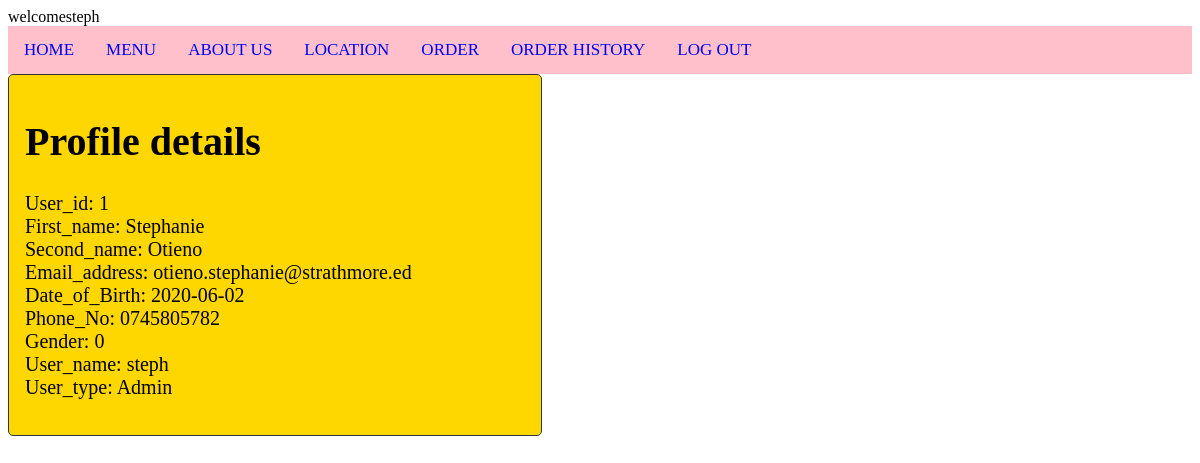
The app's page /User.php (signed in) with its own data.
### tables this page shows
CREATE TABLE `user_details` (
  `User_id` int(11) NOT NULL,
  `First_name` text NOT NULL,
  `Second_name` text NOT NULL,
  `Email_address` varchar(30) NOT NULL,
  `Date_of_Birth` date NOT NULL,
  `Phone_No` text NOT NULL,
  `Gender` text NOT NULL,
  `User_name` text NOT NULL,
  `Password` int(11) NOT NULL,
  `User_type` varchar(256) NOT NULL
);

### User.php (the view, shortened to what this page needs)
<?php
$link=connect();
$User_name=$_SESSION['User_name'];
echo "welcome".$_SESSION["User_name"];
$sql="SELECT * FROM user_details WHERE User_name='$User_name'";
	$result=mysqli_query($link,$sql);
	 while ($rows=mysqli_fetch_assoc($result))
	{
			 $User_id=$rows['User_id'];
			 $First_name=$rows['First_name'];
			 $Second_name=$rows['Second_name'];
			 $Email_address=$rows['Email_address'];
			 $Date_of_Birth=$rows['Date_of_Birth'];
			 $Phone_No=$rows['Phone_No'];
			 $Gender=$rows['Gender'];
			 $User_name=$rows['User_name'];
			 $User_type =$rows['User_type'];
		}
             ?>
<!DOCTYPE html>
<html>
<head>
	<link rel="stylesheet" type="text/css" href="User.css">
</head>
<body>
<div class="navigation">
					<a  class="active" href="firstwebsite.php">HOME</a>
					<a href="view_fooditems.php">MENU</a>
					 <a href="#">ABOUT US</a>
					   <a href="#">LOCATION</a>
					      <a href="orders.php">ORDER</a>
					      <a href="User_orders.php">ORDER HISTORY</a>
					     	<a href="logout.php">LOG OUT</a>
					 </div>
	<div style="border: 1px solid #333;
	background-color: gold ;font-size: 20px;
	border-radius: 5px;padding: 16px; width: 500PX ">
      <h1>Profile details</h1>
    	<p>
    	User_id: <?php  echo $User_id?> <br>
    	First_name: <?php  echo $First_name?><br>
    	Second_name: <?php  echo $Second_name?><br>
    	Email_address: <?php  echo $Email_address?><br>
    	Date_of_Birth: <?php  echo $Date_of_Birth?><br>
    	Phone_No: <?php  echo $Phone_No?><br>
    	Gender: <?php  echo $Gender?><br>
    	User_name: <?php  echo $User_name?><br>
    	User_type: <?php  echo $User_type?><br>
</p>
	</div>
</body>
</html>
</body>
</html>

### User.css (style rules this page uses)
.navigation { background-color: pink; overflow: hidden; }
.navigation a { float: left; text-align: center; padding: 14px 16px; text-decoration: none; font-size: 17px; }
body { background-color: white; background-image: url("DOWNLOADS/nyama choma.jpg "); height: 100%; background-position: center; background-repeat: no-repeat; background-size: cover; }

### records on screen
user_details: User_id "1", First_name "Stephanie", Second_name "Otieno", Email_address "otieno.stephanie@strathmore.ed", Date_of_Birth "2020-06-02", Phone_No "0745805782", Gender "0", User_name "steph", User_type "Admin"

### other values on screen
$_SESSION["User_name"] "steph"
